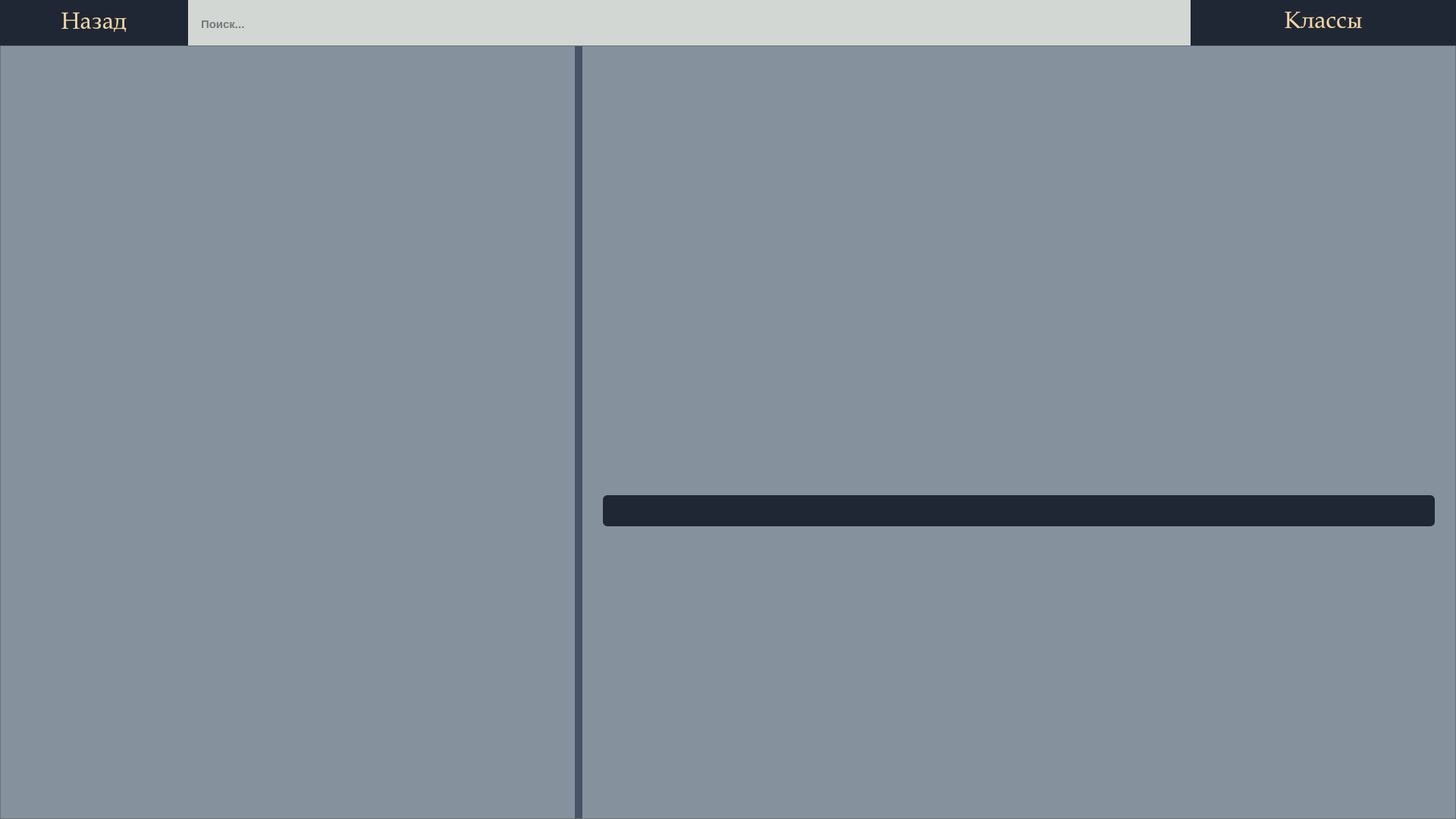
<?xml version="1.0" encoding="UTF-8"?>
<ui version="4.0">
 <class>classes</class>
 <widget class="QWidget" name="classes">
  <property name="geometry">
   <rect>
    <x>0</x>
    <y>0</y>
    <width>1920</width>
    <height>1080</height>
   </rect>
  </property>
  <property name="maximumSize">
   <size>
    <width>16777215</width>
    <height>16777215</height>
   </size>
  </property>
  <property name="windowTitle">
   <string>Form</string>
  </property>
  <property name="styleSheet">
   <string notr="true">QWidget {
    background-color: rgb(133, 146, 158);
}
QWidget {
    font-family: &quot;Palatino Linotype&quot;;
}</string>
  </property>
  <layout class="QVBoxLayout" name="verticalLayout_2" stretch="2,11">
   <property name="spacing">
    <number>0</number>
   </property>
   <property name="leftMargin">
    <number>0</number>
   </property>
   <property name="topMargin">
    <number>0</number>
   </property>
   <property name="rightMargin">
    <number>0</number>
   </property>
   <property name="bottomMargin">
    <number>0</number>
   </property>
   <item>
    <widget class="QWidget" name="TopBar" native="true">
     <property name="maximumSize">
      <size>
       <width>16777215</width>
       <height>60</height>
      </size>
     </property>
     <property name="styleSheet">
      <string notr="true">#topBar {
    background-color: rgb(24, 32, 43); /* Красим весь верх в цвет правой панели */
    border: none;
}</string>
     </property>
     <layout class="QHBoxLayout" name="horizontalLayout_4" stretch="2,11,0">
      <property name="spacing">
       <number>0</number>
      </property>
      <property name="leftMargin">
       <number>0</number>
      </property>
      <property name="topMargin">
       <number>0</number>
      </property>
      <property name="rightMargin">
       <number>0</number>
      </property>
      <property name="bottomMargin">
       <number>0</number>
      </property>
      <item>
       <widget class="QPushButton" name="btn_back">
        <property name="minimumSize">
         <size>
          <width>248</width>
          <height>62</height>
         </size>
        </property>
        <property name="font">
         <font>
          <family>Palatino Linotype</family>
          <pointsize>23</pointsize>
         </font>
        </property>
        <property name="styleSheet">
         <string notr="true">QPushButton {
    background-color: rgb(31, 39, 53);  /* Тёмно-синий цвет, как у кнопок классов */
    color: rgb(240, 213, 163);          /* Яркое золото для текста */
    border: none;                       /* Убираем рамки, чтобы была сплошная заливка */
    border-radius: 0px;                 /* Прямые углы в стиль вашей поисковой строки */
    padding: 6px 18px;                  /* Внутренние отступы */
}

/* Эффект при наведении мышки */
QPushButton:hover {
    background-color: rgb(45, 56, 76);  /* Кнопка становится чуть светлее */
}

/* Эффект при нажатии (Шаг 3 из нашего плана) */
QPushButton:pressed {
    background-color: rgb(45, 56, 76);  /* Темнеет в цвет главного фона */
    color: rgb(212, 163, 89);           /* Золото текста загорается ярче */
}</string>
        </property>
        <property name="text">
         <string>Назад</string>
        </property>
       </widget>
      </item>
      <item>
       <widget class="QLineEdit" name="search_input">
        <property name="minimumSize">
         <size>
          <width>250</width>
          <height>63</height>
         </size>
        </property>
        <property name="maximumSize">
         <size>
          <width>10000</width>
          <height>16777215</height>
         </size>
        </property>
        <property name="font">
         <font>
          <family>Segoe UI</family>
          <pointsize>-1</pointsize>
          <bold>true</bold>
         </font>
        </property>
        <property name="styleSheet">
         <string notr="true">QLineEdit {
    background-color: rgb(210, 215, 211);
    color: rgb(21, 27, 38);
    border: none;
    border-radius: 0px;
    padding: 6px 15px;
    font-family: &quot;Segoe UI&quot;;
    font-size: 15px;
    font-weight: bold;
}
QLineEdit:focus { outline: none; background-color: rgb(222, 227, 223); }</string>
        </property>
        <property name="text">
         <string/>
        </property>
        <property name="placeholderText">
         <string>Поиск...</string>
        </property>
       </widget>
      </item>
      <item>
       <widget class="QLabel" name="label">
        <property name="minimumSize">
         <size>
          <width>350</width>
          <height>0</height>
         </size>
        </property>
        <property name="font">
         <font>
          <family>Palatino Linotype</family>
          <pointsize>23</pointsize>
         </font>
        </property>
        <property name="styleSheet">
         <string notr="true">background-color: rgb(31, 39, 53);  /* Тёмно-синий цвет самой плашки лейбла */
color: rgb(240, 213, 163);          /* Яркое золото для букв шрифта */
border: none;                       /* Убираем стандартные рамки Windows */</string>
        </property>
        <property name="text">
         <string>                Классы</string>
        </property>
        <property name="textFormat">
         <enum>Qt::TextFormat::AutoText</enum>
        </property>
        <property name="wordWrap">
         <bool>true</bool>
        </property>
       </widget>
      </item>
     </layout>
     <zorder>search_input</zorder>
     <zorder>btn_back</zorder>
     <zorder>label</zorder>
    </widget>
   </item>
   <item>
    <widget class="QFrame" name="mainContent">
     <property name="frameShape">
      <enum>QFrame::Shape::StyledPanel</enum>
     </property>
     <property name="frameShadow">
      <enum>QFrame::Shadow::Raised</enum>
     </property>
     <layout class="QHBoxLayout" name="horizontalLayout_3" stretch="2,3">
      <property name="spacing">
       <number>0</number>
      </property>
      <property name="leftMargin">
       <number>0</number>
      </property>
      <property name="topMargin">
       <number>0</number>
      </property>
      <property name="rightMargin">
       <number>0</number>
      </property>
      <property name="bottomMargin">
       <number>0</number>
      </property>
      <item>
       <widget class="QFrame" name="leftContentPanel">
        <property name="minimumSize">
         <size>
          <width>412</width>
          <height>71</height>
         </size>
        </property>
        <property name="styleSheet">
         <string notr="true">#leftContentPanel {
    background-color: rgb(133, 146, 158);
    border: none;
    border-right: 10px solid rgb(70, 83, 102);
}</string>
        </property>
        <property name="frameShape">
         <enum>QFrame::Shape::NoFrame</enum>
        </property>
        <property name="frameShadow">
         <enum>QFrame::Shadow::Raised</enum>
        </property>
        <layout class="QVBoxLayout" name="verticalLayout">
         <item>
          <widget class="QListWidget" name="listWidget">
           <property name="font">
            <font>
             <family>Palatino Linotype</family>
             <pointsize>18</pointsize>
            </font>
           </property>
           <property name="styleSheet">
            <string notr="true">QListWidget {
    background-color: transparent;      /* Прозрачный фон списка */
    border: none;                       /* Убираем внешние рамки */
    outline: none;                      /* Отключаем пунктирные линии выбора */
}

/* Настройка внешнего вида элементов списка (строк с классами) */
QListWidget::item {
    background-color: rgb(31, 39, 53);  /* Тёмно-синий цвет плашки по умолчанию */
    color: rgb(240, 213, 163);          /* Спокойное золото для текста */
    border-radius: 8px;                 /* Скругление углов */
    padding: 12px 20px;                 /* Внутренние отступы */
    margin-bottom: 10px;                /* Расстояние между строками */
    

}

/* Эффект при наведении мышки */
QListWidget::item:hover {
    background-color: rgb(45, 56, 76);  /* Кнопка становится чуть светлее */
}

/* Эффект, когда класс в списке ВЫБРАН (на него нажали) */
QListWidget::item:selected {
    /* Фон остаётся вашим, тёмно-сине-стальным */
    background-color: rgb(41, 52, 71);  
    
    /* ТОТ САМЫЙ ЭФФЕКТ: золото текста загорается ярче и насыщеннее! */
    color: rgb(255, 223, 160);          
}</string>
           </property>
          </widget>
         </item>
        </layout>
       </widget>
      </item>
      <item>
       <widget class="QFrame" name="rightContentPanel">
        <property name="styleSheet">
         <string notr="true">
QLabel a {
    display: block;                      
    background-color: rgb(31, 39, 53);   
    color: rgb(240, 213, 163);          
    
    padding: 14px 20px;                 
    margin-bottom: 10px;                  
    border: none !important;
    border-radius: 6px;                  
    
    text-decoration: none;                
    text-transform: uppercase;          
    font-weight: bold;                  
    font-size: 14px;
}


QLabel a:hover {
    background-color: rgb(45, 56, 76);   
    color: rgb(255, 223, 160);           
}</string>
        </property>
        <property name="frameShape">
         <enum>QFrame::Shape::NoFrame</enum>
        </property>
        <property name="frameShadow">
         <enum>QFrame::Shadow::Raised</enum>
        </property>
        <property name="lineWidth">
         <number>1</number>
        </property>
        <layout class="QVBoxLayout" name="verticalLayout_3" stretch="3">
         <item>
          <widget class="QScrollArea" name="classScrollArea">
           <property name="styleSheet">
            <string notr="true">/* Делаем саму область прокрутки и её холст прозрачными */
QScrollArea {
    background-color: transparent;
    border: none;
}
#scrollAreaWidgetContents {
    background-color: transparent;
}

/* ======================================================== */
/* 🛠 НАСТРОЙКА ВЕРТИКАЛЬНОГО ПОЛЗУНКА (SCROLLBAR) */
/* ======================================================== */

/* 1. Дорожка, по которой двигается ползунок */
QScrollBar:vertical {
    background-color: rgb(233, 227, 212);  /* Чуть более плотный пергаментный оттенок, чтобы выделяться */
    width: 10px;                         /* Аккуратная толщина линии */
    margin: 0px 0px 0px 0px;
    border-radius: 5px;                  /* Мягкое скругление дорожки */
}

/* 2. Сам бегунок (за который мы тянем мышкой) */
QScrollBar::handle:vertical {
    background-color: rgb(46, 64, 87);   /* Приглушённый стальной синий цвет (плотный и непрозрачный!) */
    min-height: 30px;                    /* Чтобы ползунок не сжимался в крошечную точку */
    border-radius: 5px;                  /* Круглые аккуратные края бегунка */
}

/* 3. Эффект при наведении курсора мыши */
QScrollBar::handle:vertical:hover {
    background-color: rgb(194, 150, 85); /* Загорается матовым D&amp;D золотом */
}

/* 4. Эффект, когда мы зажали ползунок кнопкой мыши */
QScrollBar::handle:vertical:pressed {
    background-color: rgb(114, 34, 43);  /* Становится благородным бордовым */
}

/* 5. Полностью убираем технические стрелочки Windows сверху и снизу */
QScrollBar::sub-line:vertical, QScrollBar::add-line:vertical {
    border: none;
    background: none;
    height: 0px;
}
QScrollBar::up-arrow:vertical, QScrollBar::down-arrow:vertical {
    border: none;
    background: none;
    height: 0px;
}</string>
           </property>
           <property name="frameShape">
            <enum>QFrame::Shape::NoFrame</enum>
           </property>
           <property name="frameShadow">
            <enum>QFrame::Shadow::Plain</enum>
           </property>
           <property name="lineWidth">
            <number>0</number>
           </property>
           <property name="widgetResizable">
            <bool>true</bool>
           </property>
           <widget class="QWidget" name="scrollAreaWidgetContents">
            <property name="geometry">
             <rect>
              <x>0</x>
              <y>0</y>
              <width>1133</width>
              <height>1000</height>
             </rect>
            </property>
            <layout class="QVBoxLayout" name="verticalLayout_4" stretch="1,2">
             <property name="spacing">
              <number>0</number>
             </property>
             <property name="leftMargin">
              <number>9</number>
             </property>
             <property name="topMargin">
              <number>9</number>
             </property>
             <property name="rightMargin">
              <number>9</number>
             </property>
             <property name="bottomMargin">
              <number>9</number>
             </property>
             <item>
              <widget class="QWidget" name="box1" native="true">
               <layout class="QHBoxLayout" name="horizontalLayout" stretch="1,2">
                <item>
                 <widget class="QLabel" name="Class_icon">
                  <property name="minimumSize">
                   <size>
                    <width>300</width>
                    <height>300</height>
                   </size>
                  </property>
                  <property name="maximumSize">
                   <size>
                    <width>300</width>
                    <height>300</height>
                   </size>
                  </property>
                  <property name="styleSheet">
                   <string notr="true">color: rgb(114, 34, 43);            /* Фирменный благородный бордовый цвет */
font-size: 14px;
font-weight: bold;</string>
                  </property>
                  <property name="text">
                   <string/>
                  </property>
                 </widget>
                </item>
                <item>
                 <widget class="QLabel" name="Class_name">
                  <property name="styleSheet">
                   <string notr="true">color: rgb(40, 44, 52);             /* Глубокий тёмно-угольный цвет */
font-size: 26px;                    /* Крупный размер для названия класса */
font-weight: bold;    </string>
                  </property>
                  <property name="frameShape">
                   <enum>QFrame::Shape::NoFrame</enum>
                  </property>
                  <property name="text">
                   <string/>
                  </property>
                 </widget>
                </item>
               </layout>
              </widget>
             </item>
             <item>
              <widget class="QWidget" name="box2" native="true">
               <layout class="QVBoxLayout" name="verticalLayout_5">
                <property name="spacing">
                 <number>6</number>
                </property>
                <property name="topMargin">
                 <number>9</number>
                </property>
                <property name="rightMargin">
                 <number>9</number>
                </property>
                <property name="bottomMargin">
                 <number>9</number>
                </property>
                <item>
                 <widget class="QLabel" name="Class_info">
                  <property name="sizePolicy">
                   <sizepolicy hsizetype="Preferred" vsizetype="Expanding">
                    <horstretch>0</horstretch>
                    <verstretch>0</verstretch>
                   </sizepolicy>
                  </property>
                  <property name="styleSheet">
                   <string notr="true">color: rgb(55, 60, 70);             /* Мягкий тёмный цвет текста для комфортного чтения */
font-size: 14px;</string>
                  </property>
                  <property name="text">
                   <string/>
                  </property>
                  <property name="wordWrap">
                   <bool>true</bool>
                  </property>
                 </widget>
                </item>
                <item>
                 <widget class="QLabel" name="Class_abilities">
                  <property name="sizePolicy">
                   <sizepolicy hsizetype="Preferred" vsizetype="Expanding">
                    <horstretch>0</horstretch>
                    <verstretch>0</verstretch>
                   </sizepolicy>
                  </property>
                  <property name="styleSheet">
                   <string notr="true"/>
                  </property>
                  <property name="frameShadow">
                   <enum>QFrame::Shadow::Raised</enum>
                  </property>
                  <property name="text">
                   <string/>
                  </property>
                  <property name="wordWrap">
                   <bool>true</bool>
                  </property>
                 </widget>
                </item>
                <item>
                 <widget class="QPushButton" name="Class_help1">
                  <property name="maximumSize">
                   <size>
                    <width>16777215</width>
                    <height>60</height>
                   </size>
                  </property>
                  <property name="font">
                   <font>
                    <family>Palatino Linotype</family>
                    <pointsize>-1</pointsize>
                    <bold>true</bold>
                   </font>
                  </property>
                  <property name="styleSheet">
                   <string notr="true">QPushButton {
    background-color: rgb(31, 39, 53);  /* Глубокий тёмно-синий фон */
    color: rgb(240, 213, 163);          /* Спокойное золото для текста */
    border: none;                       /* Убираем рамку */
    border-radius: 6px;                 /* Скругление углов */
    padding: 10px 14px;                 /* Внутренние отступы */
    
    /* Ваш книжный фэнтези-шрифт */
    font-family: &quot;Palatino Linotype&quot;;
    font-size: 20px;
    font-weight: bold;
}

/* Эффект при наведении курсора */
QPushButton:hover {
    background-color: rgb(45, 56, 76);  /* Плашка становится светлее */
}

/* Эффект при нажатии */
QPushButton:pressed {
    background-color: rgb(41, 52, 71);  /* Тёмно-сине-стальной цвет при нажатии */
    color: rgb(255, 223, 160);          /* Яркое золото для текста */
}

/* Если кнопка отключена (disabled) */
QPushButton:disabled {
    background-color: rgb(20, 25, 35);  /* Ещё темнее */
    color: rgb(150, 130, 100);          /* Приглушённое золото */
}

/* Если кнопка в фокусе (но без пунктирной рамки) */
QPushButton:focus {
    outline: none;                      /* Отключаем пунктирную рамку фокуса */
}</string>
                  </property>
                  <property name="text">
                   <string/>
                  </property>
                  <property name="checkable">
                   <bool>true</bool>
                  </property>
                 </widget>
                </item>
                <item>
                 <widget class="QLabel" name="Class_features">
                  <property name="sizePolicy">
                   <sizepolicy hsizetype="Preferred" vsizetype="Expanding">
                    <horstretch>0</horstretch>
                    <verstretch>0</verstretch>
                   </sizepolicy>
                  </property>
                  <property name="text">
                   <string/>
                  </property>
                  <property name="wordWrap">
                   <bool>true</bool>
                  </property>
                 </widget>
                </item>
                <item>
                 <widget class="QListWidget" name="Class_help2">
                  <property name="sizePolicy">
                   <sizepolicy hsizetype="Preferred" vsizetype="Expanding">
                    <horstretch>0</horstretch>
                    <verstretch>0</verstretch>
                   </sizepolicy>
                  </property>
                  <property name="font">
                   <font>
                    <family>Palatino Linotype</family>
                    <pointsize>20</pointsize>
                   </font>
                  </property>
                  <property name="styleSheet">
                   <string notr="true">QListWidget {
    background-color: transparent;      /* Полностью прозрачный фон, чтобы просвечивал пергамент */
    border: none;                       /* Убираем внешние технические рамки */
    outline: none;                      /* Отключаем пунктирные линии выбора */
}

/* Настройка внешнего вида плашек-подклассов */
QListWidget::item {
    background-color: rgb(31, 39, 53);  /* Глубокий тёмно-синий фон по умолчанию */
    color: rgb(240, 213, 163);          /* Спокойное золото для текста */
    border-radius: 6px;                 /* Аккуратное скругление углов */
    padding: 10px 14px;                 /* Внутренние отступы плашки */
    margin-bottom: 8px;                 /* Расстояние между строчками подклассов */
    
    /* Фиксация вашего книжного фэнтези-шрифта */
    font-family: &quot;Palatino Linotype&quot;;   
    font-size: 13px;
    font-weight: bold;
}

/* Эффект при наведении курсора мыши на подкласс */
QListWidget::item:hover {
    background-color: rgb(45, 56, 76);  /* Плашка становится капельку светлее */
}

/* ПРИНУДИТЕЛЬНЫЙ ОБХОД БЛОКИРОВКИ QT ПРИ НАЖАТИИ (В ТОЧНОСТИ КАК ДЛЯ ГЛАВНЫХ КЛАССОВ) */
QListWidget::item:selected, 
QListWidget::item:selected:active,
QListWidget::item:selected:not(active) {
    /* Тот самый приглушённый тёмно-сине-стальной цвет фона при нажатии */
    background-color: rgb(41, 52, 71);  
    
    /* Золото букв принудительно загорается сочным и ярким светом */
    color: rgb(255, 223, 160) !important; 
}

/* Финальный предохранитель для текста внутри выделенной строки */
QListWidget {
    selection-background-color: rgb(41, 52, 71);
    selection-color: rgb(255, 223, 160);
}
</string>
                  </property>
                  <property name="verticalScrollBarPolicy">
                   <enum>Qt::ScrollBarPolicy::ScrollBarAlwaysOff</enum>
                  </property>
                  <property name="horizontalScrollBarPolicy">
                   <enum>Qt::ScrollBarPolicy::ScrollBarAlwaysOff</enum>
                  </property>
                  <property name="sizeAdjustPolicy">
                   <enum>QAbstractScrollArea::SizeAdjustPolicy::AdjustToContents</enum>
                  </property>
                 </widget>
                </item>
                <item>
                 <widget class="QLabel" name="Class_subclass">
                  <property name="sizePolicy">
                   <sizepolicy hsizetype="Preferred" vsizetype="Expanding">
                    <horstretch>0</horstretch>
                    <verstretch>0</verstretch>
                   </sizepolicy>
                  </property>
                  <property name="text">
                   <string/>
                  </property>
                  <property name="wordWrap">
                   <bool>true</bool>
                  </property>
                 </widget>
                </item>
               </layout>
              </widget>
             </item>
            </layout>
           </widget>
          </widget>
         </item>
        </layout>
       </widget>
      </item>
     </layout>
    </widget>
   </item>
  </layout>
  <zorder>mainContent</zorder>
  <zorder>TopBar</zorder>
 </widget>
 <resources/>
 <connections/>
</ui>
